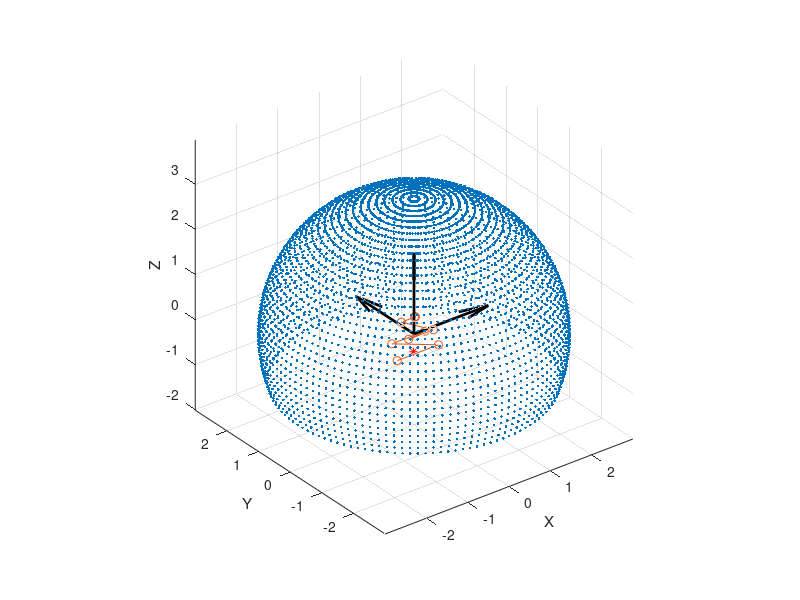

MATLAB code for this plot: (Note: this script raises an error after producing the figure.)
%% Planar array, direct summation without approximation

clear
freq_all = (20:5:50)*1e3;
% freq_all = 35e3;

c = 344;
xyz = [-2   -5    -2
       -2   5     -2 
       0    -4    1
       0    4     1
       2.5  -3    -3
       2.5  3     -3
       4    -1.7  1
       4    1.7   1
       5.5  0     -1]*1e-3;
xyz = xyz(:,[2 3 1]);
xyz = bsxfun(@minus,xyz,mean(xyz,1));
x_pos = xyz(:,1)';
y_pos = xyz(:,2)';
z_pos = xyz(:,3)';

r = 3;
[theta,phi] = meshgrid(-20:3:90,-180:3:180);
[x,y,z] = sph2cart(phi(:)/180*pi,theta(:)/180*pi,r);

w_pos = sort(repmat(normpdf(0:length(x_pos)/2,3),1,2),'ascend');
w_pos(end) = [];
w_pos = ones(1,length(x_pos));
src = [0.001,0.0015,-0.005];
steer_d = sqrt((src(1)-x_pos).^2+(src(2)-y_pos).^2+(src(3)-z_pos).^2);
steer_d = steer_d-min(steer_d);
% steer_d = zeros(size(x_pos));

% Plot
figure
plot3(x,y,z,'.');
hold on
plot3(x_pos*100,y_pos*100,z_pos*100,'-o');
plot3(src(1)*100,src(2)*100,src(3)*100,'r*')
quiver3(0,0,0,2,0,0,'k','linewidth',2)
quiver3(0,0,0,0,2,0,'k','linewidth',2)
quiver3(0,0,0,0,0,2,'k','linewidth',2)
xlabel('X'); ylabel('Y'); zlabel('Z');
grid on
axis equal


fig_geo = figure;
fig_con = figure;
for iF = 1:length(freq_all)
    freq = freq_all(iF);
    omega = 2*pi*freq;
    k = 2*pi*freq/c;
    rn = sqrt((repmat(x',length(x_pos),1)-repmat(x_pos',1,length(x))).^2 +...
        (repmat(y',length(y_pos),1)-repmat(y_pos',1,length(y))).^2 +...
        (repmat(z',length(z_pos),1)-repmat(z_pos',1,length(z))).^2);
    r = sqrt((x'-x_pos(1)).^2+(y'-y_pos(1)).^2+(z'-z_pos(1)).^2);
    r_diff = rn-repmat(r,size(rn,1),1);
    fac1 = 1./rn;
    fac2 = exp( -1j*(k*(r_diff+repmat(steer_d(:),1,size(r_diff,2)))) );
    fac3 = repmat(w_pos(:),1,size(r_diff,2));
    b = sum(fac1.*fac2.*fac3,1);
    B = 20*log10(abs(b));
    B = B-max(B);
    B(B<-30) = NaN;
    B = reshape(B,size(theta));
%     B(phi<30&phi>-30&theta<30&theta>-30) = 50;

    % Project lat-lon to map projection distance
    [lat1,lon1] = rotatem(theta,phi,[90 -90],'forward','degree');  % rotate the first time to go to teeth coord
%     lon1 = 90-lon1;  % flip +phi direction and rotate to bat coord
%     lon1 = lon1-14.5;  % correct for teeth angle to bat coord
    mstruct = defaultm('eckert4');
    mstruct = defaultm(mstruct);
    [xq,yq] = mfwdtran(mstruct,lat1,lon1);
    
    % Geoshow
    figure(fig_geo);
    subplot(2,4,iF);
    axesm eckert4;
    framem('fedgecolor',200*ones(1,3)/255,'flonlimit',[-120 120]);
    gridm('gcolor',190*ones(1,3)/255,'glinestyle','-');
	geoshow(lat1,lon1,B,'displaytype','texturemap');
    caxis([-30 0])

    % Get 3dB contour
    figure(fig_con);
    subplot(2,4,iF);
    [C,h] = contour(xq,yq,B,0:-3:-30,'fill','on');
    view([0 0 1])
    colormap(parula(10))
    title(sprintf('Freq = %2.0f kHz',freq/1e3));
    axis equal
    
    Cout = parse_contour_output(C);
    c3db_xy = [];
    for iT=1:length(Cout)  % in case contour break into pieces
        if Cout(iT).Level == -3
            c3db_xy = [c3db_xy; Cout(iT).X',Cout(iT).Y'];
        end
    end
%     pause
%     close
    c3db_all{iF} = c3db_xy;
    
end


colorset = jet(length(freq_all));
 
fig_3db = figure;
hold on
for iF=1:length(freq_all)
    plot3(c3db_all{iF}(:,1),c3db_all{iF}(:,2),repmat(freq_all(iF)/1e3*0.01,size(c3db_all{iF},1)),...
          'linewidth',2,'color',colorset(iF,:));
end
axis equal
colormap(jet(length(freq_all)))
colorbar('Ticks',linspace(0,1,length(freq_all)),'TickLabels',{num2str(freq_all'/1e3)})


